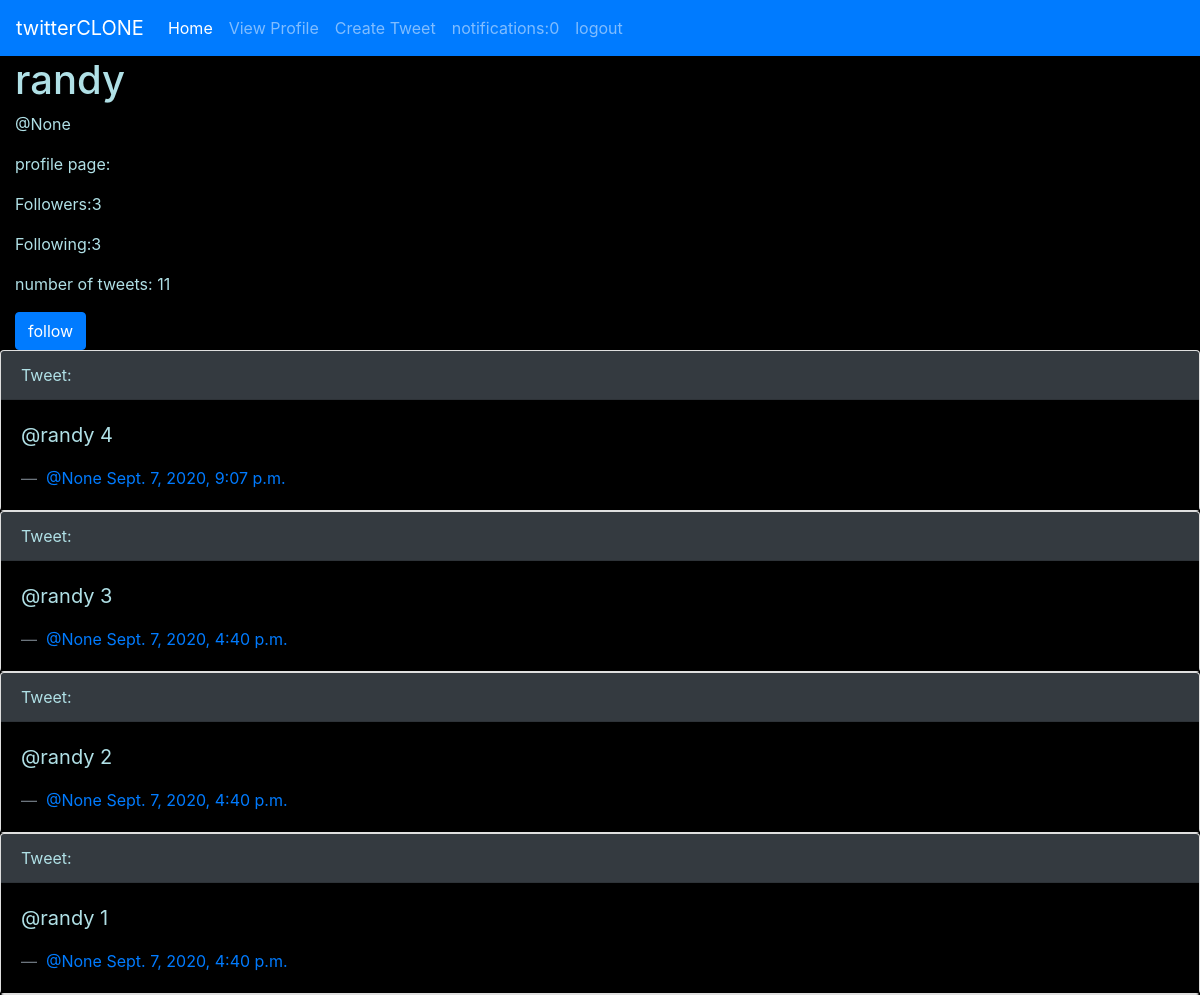
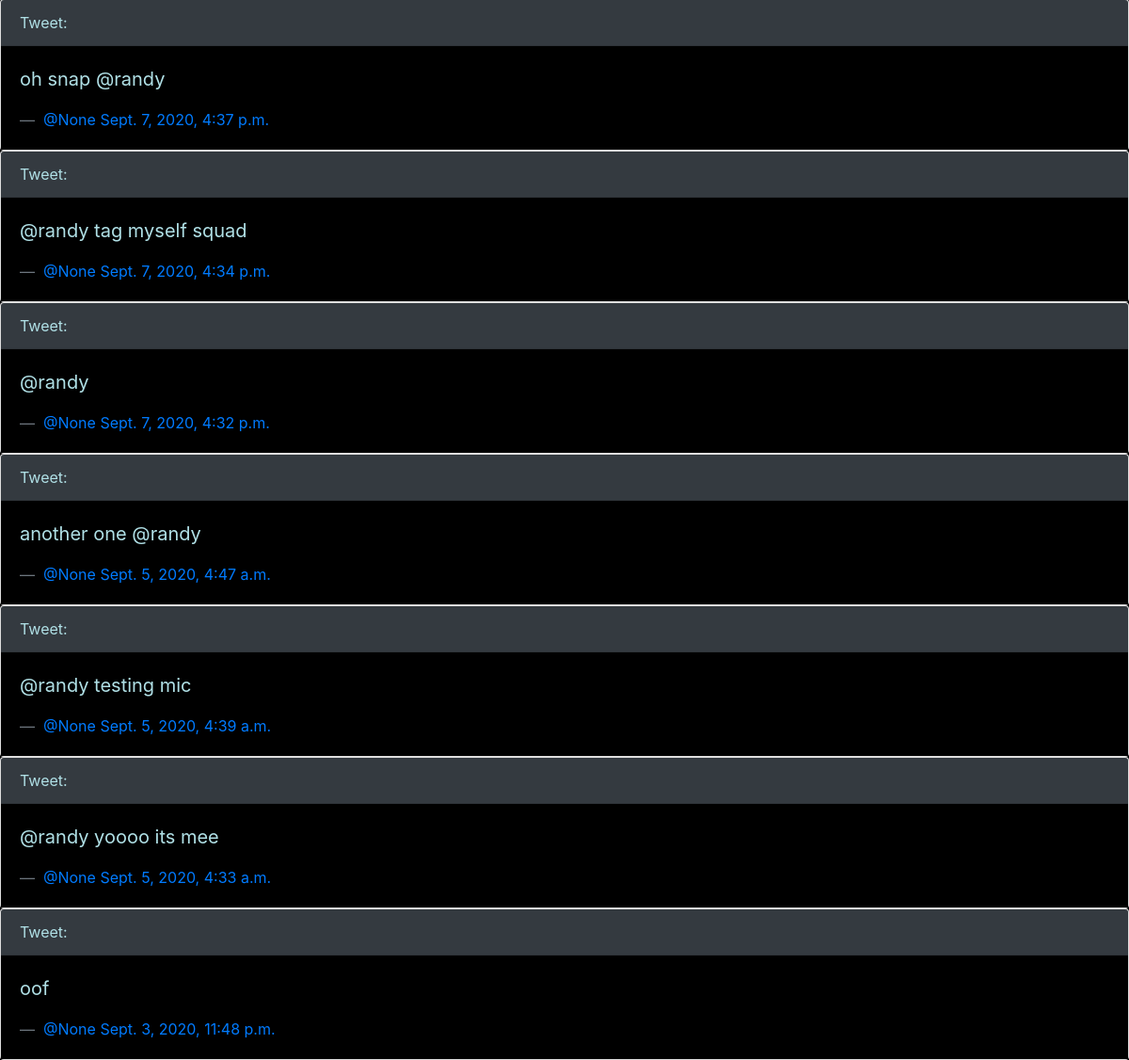
/user/randy/ (signed in), run on the app's committed database (2 pictures, top to bottom).
### twitteruser/models.py (models this page shows)
class TwitterUser(AbstractUser):
    bio = models.TextField(blank=True, null=True)
    followers = models.ManyToManyField("self",symmetrical=False,blank=True)
    displayname = models.CharField(max_length=140,null=True,blank=True)

### tweet/models.py (models this page shows)
class Tweet(models.Model):
    post_date = models.DateTimeField(default=timezone.now)
    tweet = models.CharField(max_length=240)
    user = models.ForeignKey(TwitterUser,on_delete=models.CASCADE,related_name="tweet_user")

### twitteruser/views.py (the view)
# urls.py: path('user/<str:username>/', twitteruser.user_view, name="user"),
def user_view(request, username):
    followers=TwitterUser.objects.filter(followers=TwitterUser.objects.get(username=username))
    thecount = 0
    if request.user.is_authenticated:
        count = Notification.objects.filter(tagged=request.user, isread=False)
        if count:
            thecount=count.count
    isfollow = False
    user = TwitterUser.objects.get(username=username)
    tweets=Tweet.objects.filter(user=user).order_by("-id")
    if TwitterUser.objects.filter(username=username,followers=request.user):
        isfollow = True
    return render(request, "user.html", {"user": user, "isfollow": isfollow, "tweets": tweets, "count": thecount, "followers": followers})

### templates/user.html (shortened to what this page needs)
{% include "bootstrap.html" %}{% include "navbar.html" %}
<div class="container-fluid">
  <h1>{{user.username}}</h1>
  <p>@{{user.displayname}}</p>
  <p>profile page:</p>
  <p>Followers:{{user.followers.count}}</p>
  <p>Following:{{followers.count}}</p>
  <p>number of tweets: {{tweets.count}}</p>
  {% if isfollow %}
  <a class="btn btn-primary" href="/unfollow/{{user.username}}" role="button"
    >unfollow</a
  >
  {% else %}
  <a class="btn btn-primary" href="/follow/{{user.username}}" role="button"
    >follow</a
  >
  {% endif %}
</div>
{% for tweet in tweets %}
<div class="card">
  <div class="card-header bg-dark">Tweet:</div>
  <div class="card-body">
    <blockquote class="blockquote mb-0">
      <p>{{tweet.tweet}}</p>
      <footer class="blockquote-footer">
        <a href="/user/{{tweet.user.username}}">@{{tweet.user.displayname}}</a>
        <a href="/tweet/{{tweet.id}}">{{tweet.post_date}}</a>
      </footer>
    </blockquote>
  </div>
</div>
{% endfor %}

### templates/bootstrap.html (shortened to what this page needs)
<link
  rel="stylesheet"
  href="https://stackpath.bootstrapcdn.com/bootstrap/4.5.2/css/bootstrap.min.css"
/>

### templates/navbar.html (shortened to what this page needs)
<nav
  class="navbar navbar-expand-lg navbar-dark bg-primary"
  style="background-color: #e3f2fd"
>
  <a class="navbar-brand" href="/">twitterCLONE</a>
  <div class="collapse navbar-collapse" id="navbarNav">
    <ul class="navbar-nav">
      <li class="nav-item active">
        <a class="nav-link" href="/"
          >Home <span class="sr-only">(current)</span></a
        >
      </li>
      {% if request.user.is_authenticated %}
      <li class="nav-item">
        <a class="nav-link" href="/user/{{request.user.username}}"
          >View Profile</a
        >
      </li>
      <li class="nav-item">
        <a class="nav-link" href="/addtweet">Create Tweet</a>
      </li>
      <li class="nav-item">
        <a class="nav-link" href="/notification">notifications:{{count}}</a>
      </li>
      <li class="nav-item">
        <a class="nav-link" href="/logout">logout</a>
      </li>
      {% endif %}
    </ul>
  </div>
</nav>

### templates/user.html (style rules this page uses)
.card-body { background-color: black; color: powderblue; }

### data on the page
TwitterUser: username "randy", displayname "None", followers.count "3"
Tweet: tweet "@randy 4", user.displayname "None", post_date "Sept. 7, 2020, 9:07 p.m."
Tweet: tweet "@randy 3", user.displayname "None", post_date "Sept. 7, 2020, 4:40 p.m."
Tweet: tweet "@randy 2", user.displayname "None", post_date "Sept. 7, 2020, 4:40 p.m."
Tweet: tweet "@randy 1", user.displayname "None", post_date "Sept. 7, 2020, 4:40 p.m."
Tweet: tweet "oh snap @randy", user.displayname "None", post_date "Sept. 7, 2020, 4:37 p.m."
Tweet: tweet "@randy tag myself squad", user.displayname "None", post_date "Sept. 7, 2020, 4:34 p.m."
Tweet: tweet "@randy", user.displayname "None", post_date "Sept. 7, 2020, 4:32 p.m."
Tweet: tweet "another one @randy", user.displayname "None", post_date "Sept. 5, 2020, 4:47 a.m."
Tweet: tweet "@randy testing mic", user.displayname "None", post_date "Sept. 5, 2020, 4:39 a.m."
Tweet: tweet "@randy yoooo its mee", user.displayname "None", post_date "Sept. 5, 2020, 4:33 a.m."
Tweet: tweet "oof", user.displayname "None", post_date "Sept. 3, 2020, 11:48 p.m."

### other printed values
{{ count }} "0"
{{ followers.count }} "3"
{{ tweets.count }} "11"
